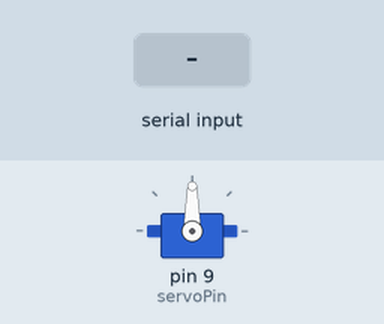
A sketch run on a simulated Arduino Uno, built with avr-gcc and run on an emulated ATmega328P. Parts: servo. The test bench sets the inputs (shaded band).

Above: at 1.2 s.
1.3 s: "30,150\n" received over Serial
At 1.6 s:
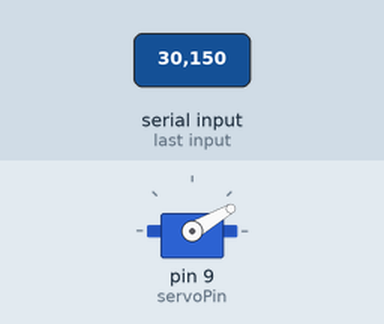
2.8 s: "5\n" received over Serial
At 4.0 s:
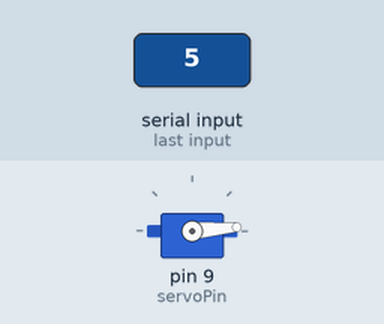
4.3 s: "200\n" received over Serial
At 5.0 s:
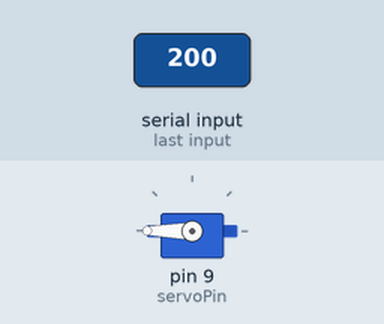
5.8 s: "90,45\n" received over Serial
At 6.2 s:
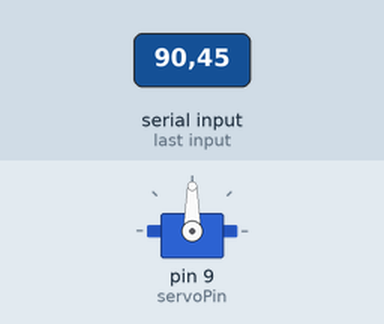
Timing chart, 0 to 8.3 s (numbered marks = the images above; inputs shaded):
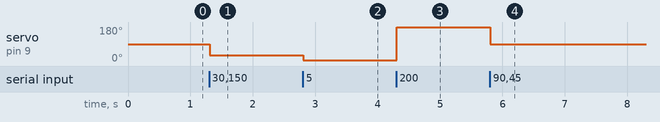

Measured:
- after the input at 1.3 s, servo on pin 9 (servoPin): 90° → 30° at once
- after the input at 2.8 s, servo on pin 9 (servoPin): 30° → 5° at once
- after the input at 4.3 s, servo on pin 9 (servoPin): 5° → 180° at once
- after the input at 5.8 s, servo on pin 9 (servoPin): 180° → 90° at once

The sketch:

Arduino_BLE_Servo.ino
```cpp
#include <Servo.h>
Servo myservo;

#define my_Serial Serial //定义串口通讯为Serial

#define servoPin  9

String msg = ""; //定义一个字符串
uint8_t angle;

void setup() {
  //Serial.begin(115200);
  my_Serial.begin(9600);
  myservo.attach(servoPin);
}

void loop() {
  //每收到一次信号，向通信另一端反馈一次
  if (my_Serial.available() > 0)  //如果串口有数据输入
  {
    msg = my_Serial.readStringUntil('\n'); //获取换行符前所有的内容
    angle=msg.toInt();
    myservo.write(angle);
  }

  delay(10);
}
```
